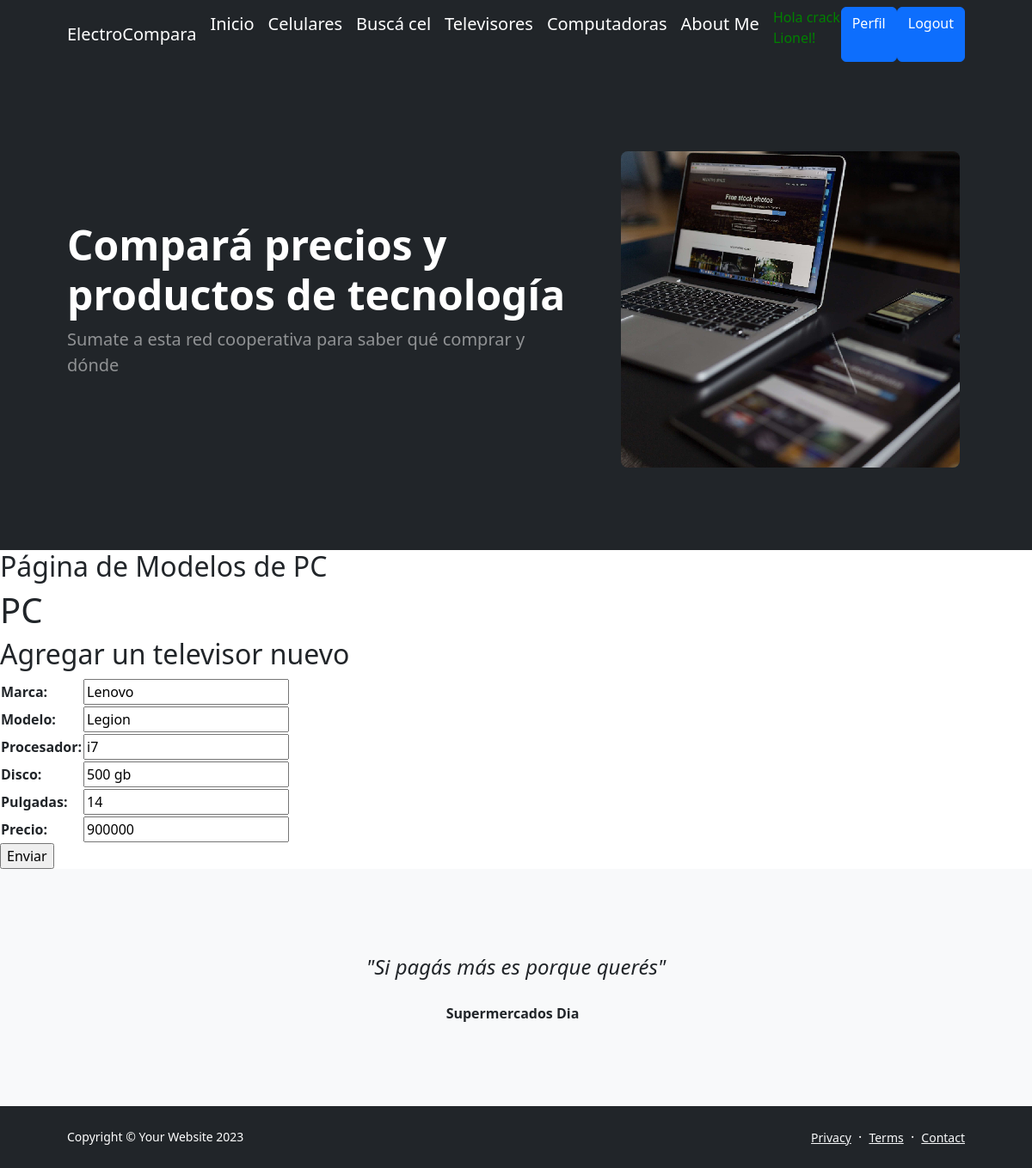
The page /update_pc/1/ (signed in) on the database its author committed.
### aplicacion/models.py (models this page shows, shortened)
class PC (models.Model):
    marca = models.CharField(max_length=50)
    modelo = models.CharField(max_length=50)
    procesador = models.CharField(max_length=50)
    disco = models.CharField(max_length=50)
    pulgadas = models.IntegerField()
    precio = models.IntegerField()

### aplicacion/views.py (the view)
# urls.py: path('update_pc/<int:pk>/', UpdatePCView.as_view(), name= "update_pc" ),
class UpdatePCView(LoginRequiredMixin, UpdateView):
    model = PC
    fields =  ['marca', 'modelo', 'procesador', 'disco', 'pulgadas', 'precio']
    success_url = reverse_lazy('computadoras')

### aplicacion/templates/aplicacion/pc_form.html (shortened to what this page needs)
{% extends 'aplicacion/base.html' %}
{%load static %}
{% block titulo %}
    Página de Modelos de PC
{% endblock titulo %}
{% block contenido %}
   <h1> PC </h1>
    <h2>Agregar un televisor nuevo</h2>
    <form action="" method ="post">
       <table>
            {{form.as_table}}
        </table>
        <input type="submit" value="Enviar">
    </form>
{% endblock contenido %}

### aplicacion/templates/aplicacion/base.html (shortened to what this page needs)
<!DOCTYPE html>
<html lang="en">
    <head>
        {% load static %}
        <link href="https://cdn.jsdelivr.net/npm/bootstrap-icons@1.5.0/font/bootstrap-icons.css" rel="stylesheet" />
        <link href="{% static 'aplicacion/css/styles.css' %}" rel="stylesheet" />
        <link rel="stylesheet" href="https://cdnjs.cloudflare.com/ajax/libs/font-awesome/6.4.0/css/all.min.css">
    </head>
    <body class="d-flex flex-column h-100">
        <main class="flex-shrink-0">
            <nav class="navbar navbar-expand-lg navbar-dark bg-dark">
                <div class="container px-5">
                    <a class="navbar-brand" href="#">ElectroCompara</a>
                    <div class="collapse navbar-collapse" id="navbarSupportedContent">
                        <ul class="navbar-nav ms-auto mb-2 mb-lg-0">
                            <a class="navbar-brand" href="#!">Inicio</a>
                            {% if user.is_authenticated %}
                                <a class="navbar-brand" href="{% url 'celulares' %}">Celulares</a>
                                <a class="navbar-brand" href="{% url 'buscar_celular' %}">Buscá cel</a>
                                <a class="navbar-brand" href="{% url 'televisores' %}">Televisores</a>
                                <a class="navbar-brand" href="{% url 'computadoras' %}">Computadoras</a>
                                <a class="navbar-brand" href="{% url 'about' %}">About Me</a>
                                <p style="color:green">Hola crack {{user.username}}!</p>
                                <a class="btn btn-primary" href="{% url 'editar_perfil' %}">Perfil</a>
                                <a class="btn btn-primary" href="{% url 'logout' %}">Logout</a>
                            {%else %}
                                <a class="btn btn-success" href="{% url 'registro' %}">Sign Up</a>
                                <a class="btn btn-primary" href="{% url 'login' %}">Login</a>
                            {%endif %}
                                </ul>
                    </div>
                </div>
            </nav>
            <header class="bg-dark py-5">
                <div class="container px-5">
                    <div class="row gx-5 align-items-center justify-content-center">
                        <div class="col-lg-8 col-xl-7 col-xxl-6">
                            <div class="my-5 text-center text-xl-start">
                                <h1 class="display-5 fw-bolder text-white mb-2">Compará precios y productos de tecnología </h1>
                                <p class="lead fw-normal text-white-50 mb-4">Sumate a esta red cooperativa para saber qué comprar y dónde</p>
                            </div>
                        </div>
                        <div class="col-xl-5 col-xxl-6 d-none d-xl-block text-center"><img class="img-fluid rounded-3 my-5"  src="{% static  'aplicacion/assets/profile.png' %}" alt="..." /></div>
                    </div>
                </div>
            </header>
            <h2>
            {% block titulo %}
            {% endblock titulo %}
            </h2>
    {% block contenido %}
    {% endblock contenido %}
            <div class="py-5 bg-light">
                <div class="container px-5 my-5">
                    <div class="row gx-5 justify-content-center">
                        <div class="col-lg-10 col-xl-7">
                            <div class="text-center">
                                <div class="fs-4 mb-4 fst-italic">"Si pagás más es porque querés"</div>
                                <div class="d-flex align-items-center justify-content-center">
                                    <div class="fw-bold">
                                        Supermercados Dia
                                    </div>
                                </div>
                            </div>
                        </div>
                    </div>
                </div>
            </div>
        <footer class="bg-dark py-4 mt-auto">
            <div class="container px-5">
                <div class="row align-items-center justify-content-between flex-column flex-sm-row">
                    <div class="col-auto"><div class="small m-0 text-white">Copyright &copy; Your Website 2023</div></div>
                    <div class="col-auto">
                        <a class="link-light small" href="#!">Privacy</a>
                        <span class="text-white mx-1">&middot;</span>
                        <a class="link-light small" href="#!">Terms</a>
                        <span class="text-white mx-1">&middot;</span>
                        <a class="link-light small" href="#!">Contact</a>
                    </div>
                </div>
            </div>
        </footer>
    </body>
</html>

### rows shown on the page
PC: marca "Lenovo", modelo "Legion", procesador "i7", disco "500 gb", pulgadas "14", precio "900000"

### other values the page prints
{{ user.username }} "Lionel"
